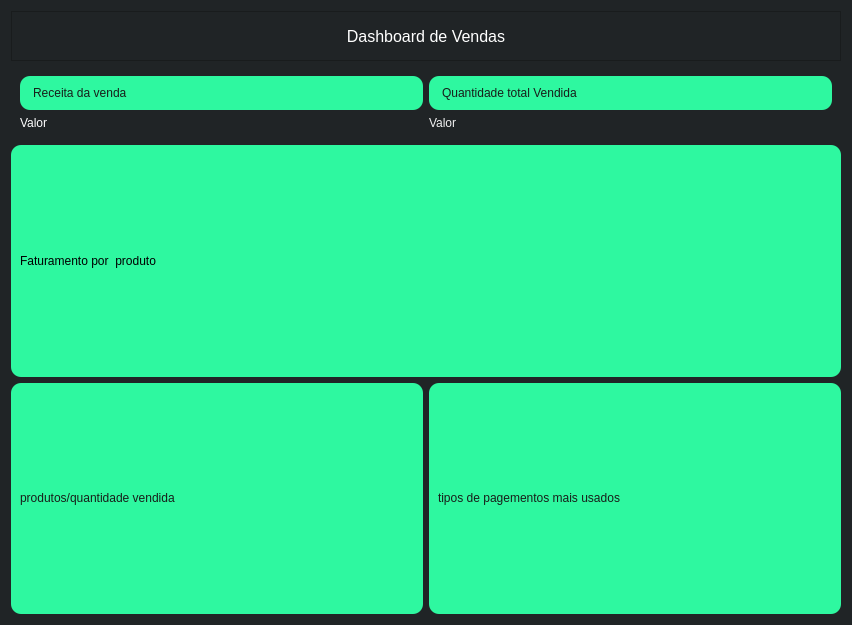
<?xml version="1.0" encoding="UTF-8"?>
<ui version="4.0">
 <class>Form</class>
 <widget class="QWidget" name="Form">
  <property name="geometry">
   <rect>
    <x>0</x>
    <y>0</y>
    <width>852</width>
    <height>625</height>
   </rect>
  </property>
  <property name="windowTitle">
   <string>Form</string>
  </property>
  <property name="styleSheet">
   <string notr="true">background-color: #202426;
color: rgb(0, 0, 0);</string>
  </property>
  <layout class="QVBoxLayout" name="verticalLayout_9">
   <item>
    <widget class="QFrame" name="frame_top">
     <property name="sizePolicy">
      <sizepolicy hsizetype="Preferred" vsizetype="Fixed">
       <horstretch>0</horstretch>
       <verstretch>0</verstretch>
      </sizepolicy>
     </property>
     <property name="minimumSize">
      <size>
       <width>0</width>
       <height>50</height>
      </size>
     </property>
     <property name="font">
      <font>
       <family>MS Shell Dlg 2</family>
       <pointsize>12</pointsize>
       <weight>50</weight>
       <italic>false</italic>
       <bold>false</bold>
      </font>
     </property>
     <property name="layoutDirection">
      <enum>Qt::RightToLeft</enum>
     </property>
     <property name="styleSheet">
      <string notr="true">background-color: #202426;
</string>
     </property>
     <property name="frameShape">
      <enum>QFrame::StyledPanel</enum>
     </property>
     <property name="frameShadow">
      <enum>QFrame::Raised</enum>
     </property>
     <layout class="QVBoxLayout" name="verticalLayout_2">
      <item>
       <widget class="QLabel" name="label_dashboard">
        <property name="font">
         <font>
          <family>MS Shell Dlg 2</family>
          <pointsize>12</pointsize>
          <weight>50</weight>
          <italic>false</italic>
          <bold>false</bold>
         </font>
        </property>
        <property name="styleSheet">
         <string notr="true">color: rgb(255, 255, 255);</string>
        </property>
        <property name="text">
         <string>Dashboard de Vendas</string>
        </property>
        <property name="alignment">
         <set>Qt::AlignCenter</set>
        </property>
       </widget>
      </item>
     </layout>
    </widget>
   </item>
   <item>
    <widget class="QWidget" name="widget_2" native="true">
     <property name="sizePolicy">
      <sizepolicy hsizetype="Preferred" vsizetype="Fixed">
       <horstretch>0</horstretch>
       <verstretch>0</verstretch>
      </sizepolicy>
     </property>
     <layout class="QHBoxLayout" name="horizontalLayout_4">
      <item>
       <layout class="QHBoxLayout" name="horizontalLayout">
        <item>
         <layout class="QVBoxLayout" name="verticalLayout_8">
          <item>
           <widget class="QLabel" name="label_receita_vendas">
            <property name="sizePolicy">
             <sizepolicy hsizetype="Preferred" vsizetype="Fixed">
              <horstretch>0</horstretch>
              <verstretch>0</verstretch>
             </sizepolicy>
            </property>
            <property name="styleSheet">
             <string notr="true">background-color: #2ef8a0;
font: 75 10pt &quot;MS Shell Dlg 2&quot;;
color: #171e19;
font: 75 12pt &quot;MS Shell Dlg 2&quot;;
padding:10px;
border-radius:10px;</string>
            </property>
            <property name="text">
             <string>Receita da venda</string>
            </property>
           </widget>
          </item>
          <item>
           <widget class="QLabel" name="valor_receita">
            <property name="sizePolicy">
             <sizepolicy hsizetype="Preferred" vsizetype="Fixed">
              <horstretch>0</horstretch>
              <verstretch>0</verstretch>
             </sizepolicy>
            </property>
            <property name="styleSheet">
             <string notr="true">color: rgb(255, 255, 255);</string>
            </property>
            <property name="text">
             <string>Valor</string>
            </property>
           </widget>
          </item>
         </layout>
        </item>
        <item>
         <layout class="QVBoxLayout" name="verticalLayout_3">
          <item>
           <widget class="QLabel" name="label_4">
            <property name="sizePolicy">
             <sizepolicy hsizetype="Preferred" vsizetype="Fixed">
              <horstretch>0</horstretch>
              <verstretch>0</verstretch>
             </sizepolicy>
            </property>
            <property name="styleSheet">
             <string notr="true">background-color: #2ef8a0;
font: 75 10pt &quot;MS Shell Dlg 2&quot;;
color: #171e19;
font: 75 12pt &quot;MS Shell Dlg 2&quot;;
padding:10px;
border-radius:10px;</string>
            </property>
            <property name="text">
             <string>Quantidade total Vendida</string>
            </property>
           </widget>
          </item>
          <item>
           <widget class="QLabel" name="valor_quantidade">
            <property name="sizePolicy">
             <sizepolicy hsizetype="Preferred" vsizetype="Fixed">
              <horstretch>0</horstretch>
              <verstretch>0</verstretch>
             </sizepolicy>
            </property>
            <property name="styleSheet">
             <string notr="true">
color: #F2F2F2;</string>
            </property>
            <property name="text">
             <string>Valor</string>
            </property>
           </widget>
          </item>
         </layout>
        </item>
       </layout>
      </item>
     </layout>
    </widget>
   </item>
   <item>
    <layout class="QVBoxLayout" name="verticalLayout_7">
     <item>
      <layout class="QHBoxLayout" name="horizontalLayout_2">
       <item>
        <widget class="QFrame" name="frame_faturamento_prod">
         <property name="styleSheet">
          <string notr="true">background-color: #2ef8a0;
font: 75 10pt &quot;MS Shell Dlg 2&quot;;
color: #F2F2F2;
border-radius:10px;</string>
         </property>
         <property name="frameShape">
          <enum>QFrame::StyledPanel</enum>
         </property>
         <property name="frameShadow">
          <enum>QFrame::Raised</enum>
         </property>
         <layout class="QVBoxLayout" name="verticalLayout_4">
          <item>
           <widget class="QLabel" name="label_8">
            <property name="sizePolicy">
             <sizepolicy hsizetype="Preferred" vsizetype="Fixed">
              <horstretch>0</horstretch>
              <verstretch>0</verstretch>
             </sizepolicy>
            </property>
            <property name="styleSheet">
             <string notr="true">font: 75 10pt &quot;MS Shell Dlg 2&quot;;
color: rgb(0, 0, 0);
border-radius:10px;</string>
            </property>
            <property name="text">
             <string>Faturamento por  produto</string>
            </property>
           </widget>
          </item>
          <item>
           <layout class="QVBoxLayout" name="grafico_03"/>
          </item>
         </layout>
        </widget>
       </item>
      </layout>
     </item>
     <item>
      <layout class="QHBoxLayout" name="horizontalLayout_3">
       <item>
        <widget class="QFrame" name="frame_produto_quantidade">
         <property name="styleSheet">
          <string notr="true">background-color: #2ef8a0;
font: 75 10pt &quot;MS Shell Dlg 2&quot;;
color: #F2F2F2;
border-radius:10px;


</string>
         </property>
         <property name="frameShape">
          <enum>QFrame::StyledPanel</enum>
         </property>
         <property name="frameShadow">
          <enum>QFrame::Raised</enum>
         </property>
         <layout class="QVBoxLayout" name="verticalLayout">
          <item>
           <widget class="QLabel" name="label">
            <property name="sizePolicy">
             <sizepolicy hsizetype="Preferred" vsizetype="Fixed">
              <horstretch>0</horstretch>
              <verstretch>0</verstretch>
             </sizepolicy>
            </property>
            <property name="styleSheet">
             <string notr="true">color: #171e19;</string>
            </property>
            <property name="text">
             <string>produtos/quantidade vendida</string>
            </property>
           </widget>
          </item>
          <item>
           <layout class="QVBoxLayout" name="grafico_01"/>
          </item>
         </layout>
        </widget>
       </item>
       <item>
        <widget class="QFrame" name="frame_produto_quantidade_3">
         <property name="styleSheet">
          <string notr="true">background-color: #2ef8a0;
font: 75 10pt &quot;MS Shell Dlg 2&quot;;
color: #F2F2F2;
border-radius:10px;


</string>
         </property>
         <property name="frameShape">
          <enum>QFrame::StyledPanel</enum>
         </property>
         <property name="frameShadow">
          <enum>QFrame::Raised</enum>
         </property>
         <layout class="QVBoxLayout" name="verticalLayout_6">
          <item>
           <widget class="QLabel" name="label_5">
            <property name="sizePolicy">
             <sizepolicy hsizetype="Preferred" vsizetype="Fixed">
              <horstretch>0</horstretch>
              <verstretch>0</verstretch>
             </sizepolicy>
            </property>
            <property name="styleSheet">
             <string notr="true">font: 75 10pt &quot;MS Shell Dlg 2&quot;;
color: #171e19;</string>
            </property>
            <property name="text">
             <string>tipos de pagementos mais usados</string>
            </property>
           </widget>
          </item>
          <item>
           <layout class="QVBoxLayout" name="grafico_04"/>
          </item>
         </layout>
        </widget>
       </item>
      </layout>
     </item>
    </layout>
   </item>
  </layout>
 </widget>
 <resources/>
 <connections/>
</ui>
